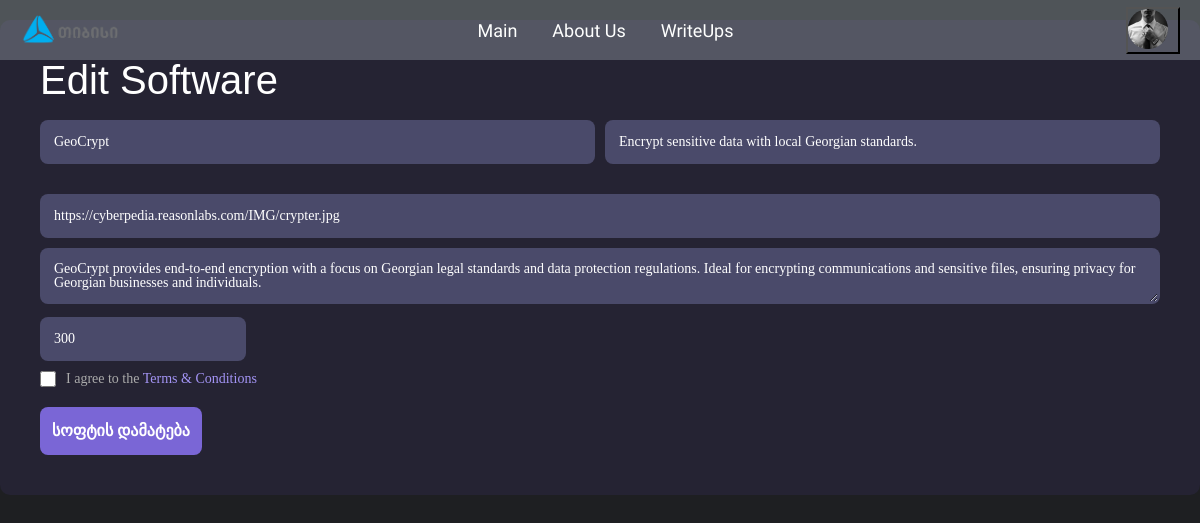
The app's page /edit_software/2 (signed in) with its own data.
### models.py (models this page shows, shortened)
class BaseModel():
    def save(self):
        db.session.add(self)
        db.session.commit()

class Software(db.Model, BaseModel):
    __tablename__ = "softwares"
    id = db.Column(db.Integer(), primary_key=True)
    title = db.Column(db.String())
    description = db.Column(db.String())
    details = db.Column(db.String())
    price = db.Column(db.Integer())
    img = db.Column(db.String(), nullable=True)
    imgurl=db.Column(db.String(), nullable=False)

### routes.py (the view, shortened to what this page needs)
@app.route("/edit_software/<int:software_id>", methods=["GET", "POST"])
@admin_required
def edit_software(software_id):
    software = Software.query.get(software_id)
    software_form = SoftwareForm(
        title=software.title,
        description=software.description,
        details=software.details,
        price=software.price,
        imgurl=software.imgurl
    )
    return render_template("edit_software.html", software_form=software_form)

### forms.py
class SoftwareForm(FlaskForm):
    title = StringField("სათაური", validators=[DataRequired()])
    description = StringField("მოკლე აღწერა", validators=[DataRequired(), length(min=5, max=94)])
    details = TextAreaField("პროდუქტის დეტალური აღწერა", validators=[DataRequired()])
    price = IntegerField("ფასი", validators=[DataRequired()])
    imgurl = StringField("სურათის URL", validators=[DataRequired()])
    submit = SubmitField("სოფტის დამატება")

### models.py (called while the page is built)
@login_manager.user_loader
def load_user(user_id):
    return User.query.get(user_id)

### routes.py (called while the page is built)
def admin_required(f):
    @wraps(f)
    def decorated_function(*args, **kwargs):
        if not current_user.is_authenticated:
            return render_template("401.html"), 401
        if getattr(current_user, "role", None) != "Admin":
            return render_template("403.html"), 403
        return f(*args, **kwargs)
    return decorated_function

### templates/edit_software.html (shortened to what this page needs)
{% extends "base.html" %} {% block title %}Edit Software{% endblock title %} {%
block body %}
<div class="right-panel" style="margin-top: 20px">
  <h2>Edit Software</h2>
  <form method="post" class="form" id="course-add">
    <div class="form-group">
      {{ software_form.title(class="input",
      placeholder=software_form.title.label.text, required="required") }} {{
      software_form.description(class="input",
      placeholder=software_form.description.label.text, required="required") }}
    </div>
    {{ software_form.imgurl(class="input full",
    placeholder=software_form.imgurl.label.text, readonly=False) }} {{
    software_form.details(class="input full",
    placeholder=software_form.details.label.text, readonly=False) }}
    {{software_form.price(class="input",
    placeholder=software_form.price.label.text, required="required")}}
    <div class="checkbox-group">
      <input type="checkbox" id="terms" required />
      <label for="terms">
        I agree to the <a href="#">Terms & Conditions</a>
      </label>
    </div>
    {{ software_form.submit(class="btn submit-btn") }}
  </form>
</div>
{% endblock body %}

### static/css/global.css (style rules this page uses)
html, body, div, span, applet, object, iframe, h1, h2, h3, h4, h5, h6, p, blockquote, pre, a, abbr, acronym, address, big, cite, code, del, dfn, em, img, ins, kbd, q, s, samp, small, strike, strong, sub, sup, tt, var, b, u, i, center, dl, dt, dd, ol, ul, li, fieldset, form, label, legend, table, caption, tbody, tfoot, thead, tr, th, td, article, aside, canvas, details, embed, figure, figcaption, footer, header, hgroup, menu, nav, output, ruby, section, summary, time, mark, audio, video { margin: 0; padding: 0; border: 0; font-size: 100%; font: inherit; vertical-align: baseline; }
body { line-height: 1; }
:root { --primary-color: #5623d8; --primary-color-rgb: 86, 35, 216; --secondary-color: #6a79fa; --secondary-color-rgb: 106, 121, 250; --tertiary-color: #8f15e6; --tertiary-color-rgb: #8f15e6; }
body { background-color: #1e1f22; height: 100vh; margin: 0; }
a { text-decoration: none; }
* { --title-font: "Oxanium", Helvetica, Arial, sans-serif; --body-font: "Manrope", Helvetica, Arial, sans-serif; --border-default: solid 1px rgba(30, 30, 30, 1); --bg-color-even: #e8e8e8; --bg-color-odd: #f4f4f4; --bg-dark-1: #1e1f22; --bg-dark-2: #252629; --body-font-color: #757575; --dark-body-font-color: #adb7be; --swiper-theme-color: var(--secondary-color); }
.right-panel { flex: 1; background: #252333; display: flex; flex-direction: column; justify-content: center; padding: 40px; border-radius: 10px; }
.right-panel h2 { font-size: 40px; font-weight: 500; margin-bottom: 10px; }
.form { width: 100%; }
.form-group { display: flex; gap: 10px; margin-bottom: 20px; }
.input { background: #4a4a6a; border: none; border-radius: 8px; padding: 12px; color: #fff; font-size: 14px; flex: 1; margin-top: 10px; outline: none; border: 2px solid transparent; transition: border-color 0.2s; }
.full { width: 100%; }
.input::placeholder { color: #aaa; }
.checkbox-group { display: flex; align-items: center; gap: 10px; margin-bottom: 20px; margin-top: 10px; }
.checkbox-group input { width: 16px; height: 16px; }
.checkbox-group label { font-size: 14px; color: #aaa; }
.checkbox-group a { color: #a394f5; text-decoration: none; }
.submit-btn { background: #7a66d6; color: #fff; border: none; padding: 12px; border-radius: 8px; font-size: 16px; font-weight: bold; cursor: pointer; transition: background 0.2s; }
h2 { color: white; font-size: 20px; font-family: sans-serif; font-weight: 600; margin: 0; display: flex; align-items: center; }

### records on screen
Software: title "GeoCrypt", description "Encrypt sensitive data with local Georgian standards.", imgurl "https://cyberpedia.reasonlabs.com/IMG/crypter.jpg", details "GeoCrypt provides end-to-end encryption with a focus on Georgian legal standards and data protection regulations. Ideal for encrypting communications and sensitive files, ensuring privacy for Georgian businesses and individuals.", price "300"
